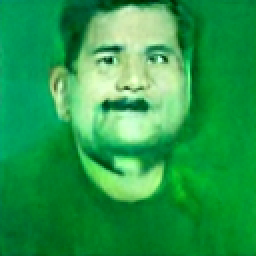
#> input picture DDPM/generated images/media_images_samples_74500_0fa35389577f64b48f23.png, 128 x 128 px (shown 2 times larger)
$ python generate_grid.py
#> lines starting #> are read from the running program, lines starting #| are printed output that depends on the picture
import os
import matplotlib.pyplot as plt
import matplotlib.image as mpimg

# List of image paths
image_dir = "generated images"
image_files = [
    "media_images_samples_74500_0fa35389577f64b48f23.png",
    "media_images_samples_79900_0a0dfc54686cafa07b31.png",
    "media_images_samples_83600_3df0e81a7fc858d2a196.png",
    "media_images_samples_87200_1f08fd30b3c10ef87c2b.png",
    "media_images_samples_87200_89335ee761b404f3d6c8 (1).png",
    "media_images_samples_87200_8b076fd951dc9853b824.png"
]

# Create figure and subplots
fig, axes = plt.subplots(2, 3, figsize=(15, 10))
fig.suptitle('DDPM Generated Samples', fontsize=16)

# Load and plot each image
for idx, img_file in enumerate(image_files):
    img_path = os.path.join(image_dir, img_file)
    try:
        img = mpimg.imread(img_path)
#> img is the input picture: shape (128, 128, 4) float32; mean R, G, B, A 0.148, 0.61, 0.291, 1
        row = idx // 3
        col = idx % 3
        axes[row, col].imshow(img)
        axes[row, col].axis('off')
        axes[row, col].set_title(f'Sample {idx + 1}', fontsize=10)
    except Exception as e:
        print(f"Error loading {img_path}: {e}")

# Adjust layout and save
plt.tight_layout()
plt.savefig('ddpm_samples_grid.png', bbox_inches='tight', dpi=150)
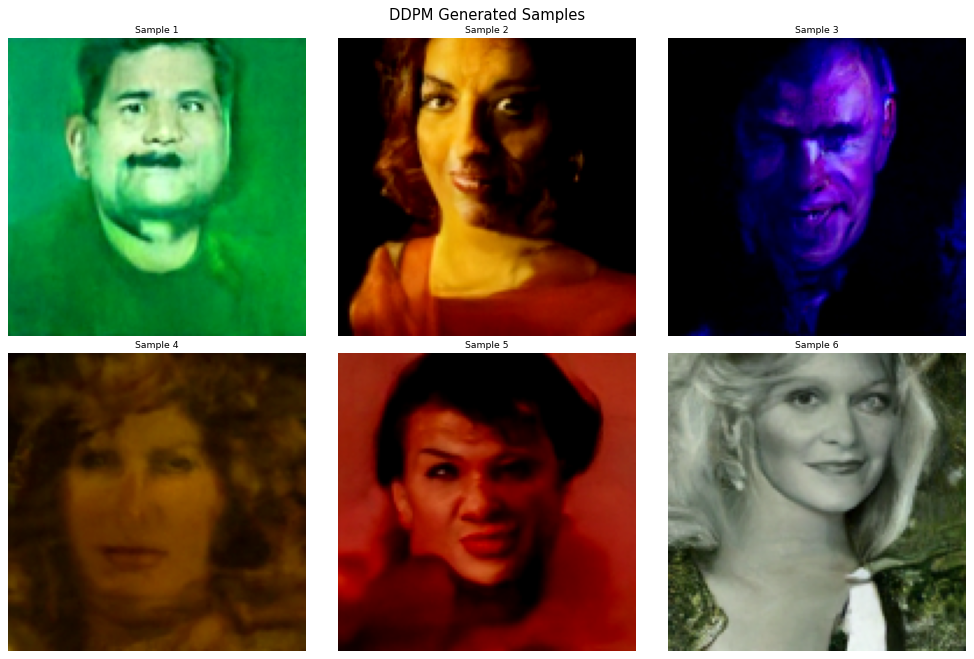
#> figure drawn by matplotlib, 6 panels
print("Grid image saved as 'ddpm_samples_grid.png'")
